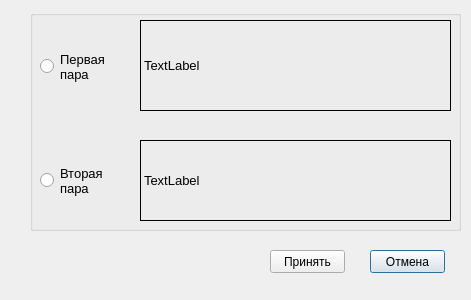
<?xml version="1.0" encoding="UTF-8"?>
<ui version="4.0">
 <class>dlgSemiFinal</class>
 <widget class="QDialog" name="dlgSemiFinal">
  <property name="geometry">
   <rect>
    <x>0</x>
    <y>0</y>
    <width>471</width>
    <height>300</height>
   </rect>
  </property>
  <property name="windowTitle">
   <string>Dialog</string>
  </property>
  <widget class="QPushButton" name="btnCancel">
   <property name="geometry">
    <rect>
     <x>370</x>
     <y>250</y>
     <width>75</width>
     <height>23</height>
    </rect>
   </property>
   <property name="text">
    <string>Отмена</string>
   </property>
  </widget>
  <widget class="QPushButton" name="btnOk">
   <property name="geometry">
    <rect>
     <x>270</x>
     <y>250</y>
     <width>75</width>
     <height>23</height>
    </rect>
   </property>
   <property name="text">
    <string>Принять</string>
   </property>
  </widget>
  <widget class="QGroupBox" name="groupBox">
   <property name="geometry">
    <rect>
     <x>30</x>
     <y>10</y>
     <width>431</width>
     <height>221</height>
    </rect>
   </property>
   <property name="title">
    <string/>
   </property>
   <widget class="QRadioButton" name="rbOne">
    <property name="geometry">
     <rect>
      <x>10</x>
      <y>26</y>
      <width>91</width>
      <height>61</height>
     </rect>
    </property>
    <property name="font">
     <font>
      <pointsize>10</pointsize>
     </font>
    </property>
    <property name="text">
     <string>Первая
пара</string>
    </property>
   </widget>
   <widget class="QRadioButton" name="rbTwo">
    <property name="geometry">
     <rect>
      <x>10</x>
      <y>140</y>
      <width>91</width>
      <height>61</height>
     </rect>
    </property>
    <property name="font">
     <font>
      <pointsize>10</pointsize>
     </font>
    </property>
    <property name="text">
     <string>Вторая
пара</string>
    </property>
   </widget>
   <widget class="QLabel" name="lblOne">
    <property name="geometry">
     <rect>
      <x>110</x>
      <y>10</y>
      <width>311</width>
      <height>91</height>
     </rect>
    </property>
    <property name="font">
     <font>
      <pointsize>10</pointsize>
     </font>
    </property>
    <property name="frameShape">
     <enum>QFrame::Box</enum>
    </property>
    <property name="text">
     <string>TextLabel</string>
    </property>
   </widget>
   <widget class="QLabel" name="lblTwo">
    <property name="geometry">
     <rect>
      <x>110</x>
      <y>130</y>
      <width>311</width>
      <height>81</height>
     </rect>
    </property>
    <property name="font">
     <font>
      <pointsize>10</pointsize>
     </font>
    </property>
    <property name="frameShape">
     <enum>QFrame::Box</enum>
    </property>
    <property name="text">
     <string>TextLabel</string>
    </property>
   </widget>
  </widget>
 </widget>
 <resources/>
 <connections/>
</ui>
